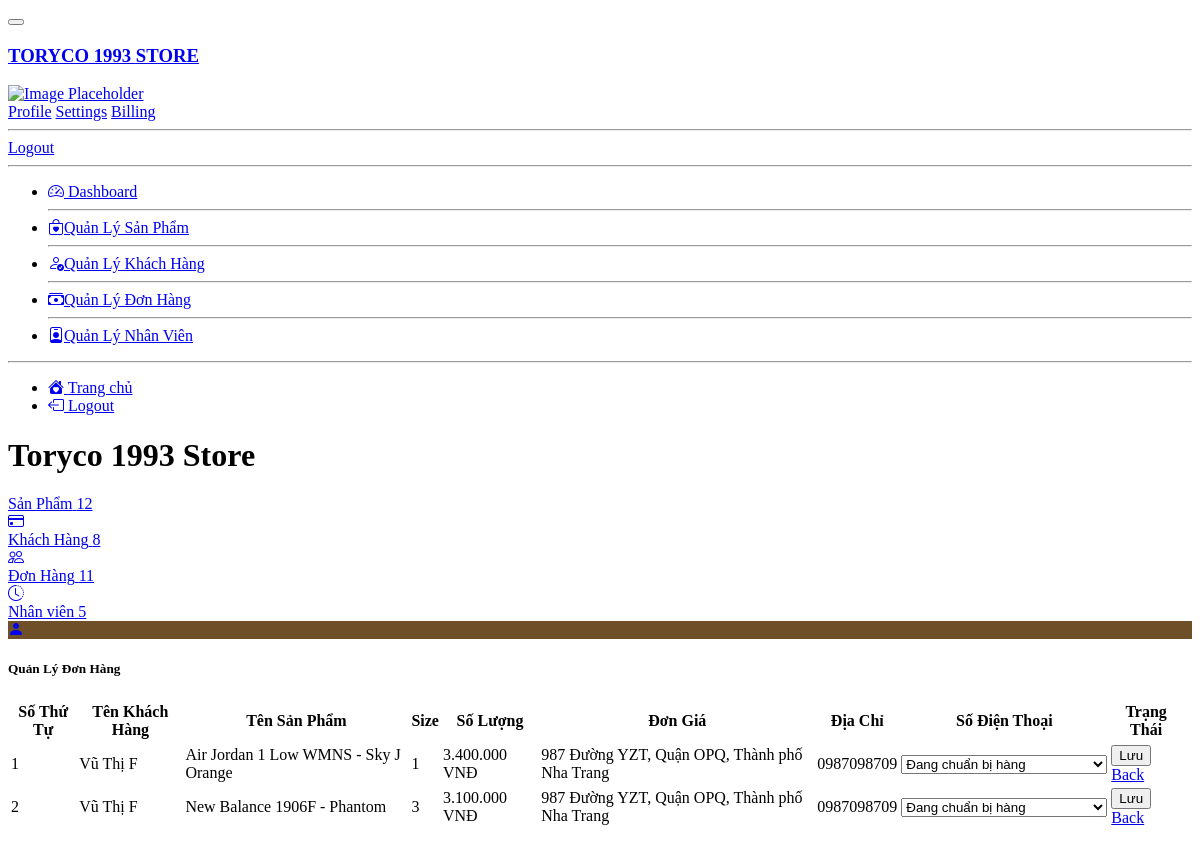
Page /Admin/staff/manager/order/manager_edit_order.php?order_id=173 on the committed database.
### tables this page shows
CREATE TABLE `order_details` (
  `id` int(11) NOT NULL,
  `order_id` int(11) NOT NULL,
  `product_id` int(11) NOT NULL,
  `id_user` int(11) NOT NULL,
  `size` int(2) DEFAULT NULL,
  `num` int(11) NOT NULL,
  `price` float NOT NULL,
  `status` varchar(255) NOT NULL
);

CREATE TABLE `orders` (
  `id` int(11) NOT NULL,
  `fullname` varchar(100) NOT NULL,
  `phone_number` varchar(20) NOT NULL,
  `email` varchar(150) NOT NULL,
  `address` varchar(200) NOT NULL,
  `note` varchar(255) DEFAULT NULL,
  `order_date` datetime DEFAULT NULL
);

CREATE TABLE `product` (
  `id` int(11) NOT NULL,
  `title` varchar(200) NOT NULL,
  `size` int(2) DEFAULT NULL,
  `price` float NOT NULL,
  `thumbnail` varchar(500) NOT NULL,
  `thumbnail_1` varchar(500) NOT NULL,
  `thumbnail_2` varchar(500) NOT NULL,
  `thumbnail_3` varchar(500) NOT NULL,
  `thumbnail_4` varchar(500) NOT NULL,
  `thumbnail_5` varchar(500) NOT NULL,
  `content` longtext NOT NULL,
  `id_category` int(11) NOT NULL,
  `created_at` datetime DEFAULT NULL,
  `updated_at` datetime DEFAULT NULL
);

### Admin/staff/manager/order/manager_edit_order.php (the view, shortened to what the rows shown need)
<?php require_once('../../../database/dbhelper.php'); ?>
<!DOCTYPE html>
<html lang="en" >
<head>
  <link rel="stylesheet" href="../../../css/style.css">
  <link rel="stylesheet" href="../../../css/page.css">
  <link href="https://cdn.jsdelivr.net/npm/@sweetalert2/theme-dark@4/dark.css" rel="stylesheet">
</head>
<body>
<div class="d-flex flex-column flex-lg-row h-lg-full bg-surface-secondary">
    <div class="h-screen flex-grow-1 overflow-y-lg-auto">
        <header class="bg-surface-primary border-bottom pt-6">
            <div class="container-fluid">
                <div class="mb-npx">
                    <div class="row align-items-center">
                        <div class="col-sm-6 col-12 mb-4 mb-sm-0">
                            <h1 class="h2 mb-0 ls-tight">Toryco 1993 Store</h1>
                        </div>
                    </div>
                </div>
            </div>
        </header>
        <main class="py-6 bg-surface-secondary">
            <div class="container-fluid">
               <div class="row g-6 mb-6">
                <div class="card shadow border-0 mb-7">
                    <div class="table-responsive">
                        <table class="table table-hover table-nowrap">
                            <thead class="thead-light">
                                <tr>
                                    <th scope="col">Số Thứ Tự</th>
                                    <th scope="col">Tên Khách Hàng</th>
                                    <th scope="col">Tên Sản Phẩm</th>
                                    <th scope="col">Size</th>
                                    <th scope="col">Số Lượng</th>
                                    <th scope="col">Đơn Giá</th>
                                    <th scope="col">Địa Chỉ</th>
                                    <th scope="col">Số Điện Thoại</th>
                                    <th scope="col">Trạng Thái</th>
                                    <th></th>
                                    <th></th>
                                </tr>
                            </thead>
                            <tbody>
                                <tr>
                                    <?php
                                            try {
                                                if (isset($_GET['order_id'])) {
                                                    $order_id = $_GET['order_id'];
                                                }
                                                $index = 0;
                                                $sql = "SELECT * from orders, order_details, product
                                                where order_details.order_id=orders.id and product.id=order_details.product_id and order_id=$order_id";
                                                $order_details_List = executeResult($sql);
                                                foreach ($order_details_List as $item) {
                                                    echo '  <tr>
                                                                <td class="text-heading font-semibold">' . (++$index) . '</td>
                                                                <td class="text-heading font-semibold">' . $item['fullname'] . '</td>
                                                                <td class="text-heading font-semibold">' . $item['title'] . '</td>
                                                                <td class="text-heading font-semibold">' . $item['num'] . '</td>
                                                                <td class="text-heading font-semibold">' . number_format($item['price'], 0, ',', '.') . ' VNĐ</td>
                                                                <td class="text-heading font-semibold">' . $item['address'] . '</td>
                                                                <td class="text-heading font-semibold">' . $item['phone_number'] . '</td>
                                                                <td>
                                                                    <select class="border border-4 text-heading font-semibold" name="status" id="status" onchange="status(' . $item['order_id'] . ')">
                                                                        <option value="Đang chuẩn bị hàng">Đang chuẩn bị hàng</option>
                                                                    </select>
                                                                </td>
                                                                <td>
                                                                    <a href="manager_order.php?order_id=' . $item['order_id'] . '">
                                                                        <button class=" btn btn-success">Lưu</button>
                                                                    </a>
                                                                    <a href="manager_order.php" class="btn btn-warning">Back</a>
                                                                </td>
                                                            </tr>';
                                                }
                                            } catch (Exception $e) {
                                                die("Lỗi thực thi sql: " . $e->getMessage());
                                            }
                                        ?>
                                </tr>
                            </tbody>
                        </table>
                    </div>
                </div>
            </div>
        </main>
    </div>
</div>
</body>
</html>

### rows in the picture
order_details: order.fullname "Vũ Thị F", product.title "Air Jordan 1 Low WMNS - Sky J Orange", num "1", product.price "3.400.000", order.address "987 Đường YZT, Quận OPQ, Thành phố Nha Trang", order.phone_number "0987098709", status "Đang chuẩn bị hàng"
order_details: order.fullname "Vũ Thị F", product.title "New Balance 1906F - Phantom", num "3", product.price "3.100.000", order.address "987 Đường YZT, Quận OPQ, Thành phố Nha Trang", order.phone_number "0987098709", status "Đang chuẩn bị hàng"

### other values in the picture
mysqli_num_rows($result) "12"
mysqli_num_rows($result) "8"
mysqli_num_rows($result) "11"
mysqli_num_rows($result) "5"
